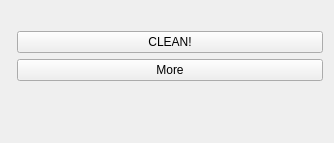
<?xml version="1.0" encoding="UTF-8"?>
<ui version="4.0">
 <class>Form</class>
 <widget class="QWidget" name="Form">
  <property name="geometry">
   <rect>
    <x>0</x>
    <y>0</y>
    <width>334</width>
    <height>143</height>
   </rect>
  </property>
  <property name="windowTitle">
   <string>PCopt</string>
  </property>
  <property name="windowIcon">
   <iconset>
    <normaloff>../New Piskel.png</normaloff>../New Piskel.png</iconset>
  </property>
  <layout class="QFormLayout" name="formLayout">
   <item row="1" column="1">
    <widget class="QPushButton" name="cleanBtn">
     <property name="text">
      <string>CLEAN!</string>
     </property>
    </widget>
   </item>
   <item row="0" column="1">
    <widget class="QLabel" name="mainUI">
     <property name="text">
      <string/>
     </property>
     <property name="pixmap">
      <pixmap>../New Piskel (1).png</pixmap>
     </property>
     <property name="scaledContents">
      <bool>false</bool>
     </property>
     <property name="alignment">
      <set>Qt::AlignCenter</set>
     </property>
     <property name="wordWrap">
      <bool>false</bool>
     </property>
    </widget>
   </item>
   <item row="2" column="1">
    <widget class="QPushButton" name="moreBtn">
     <property name="text">
      <string>More</string>
     </property>
    </widget>
   </item>
  </layout>
 </widget>
 <resources/>
 <connections/>
</ui>
